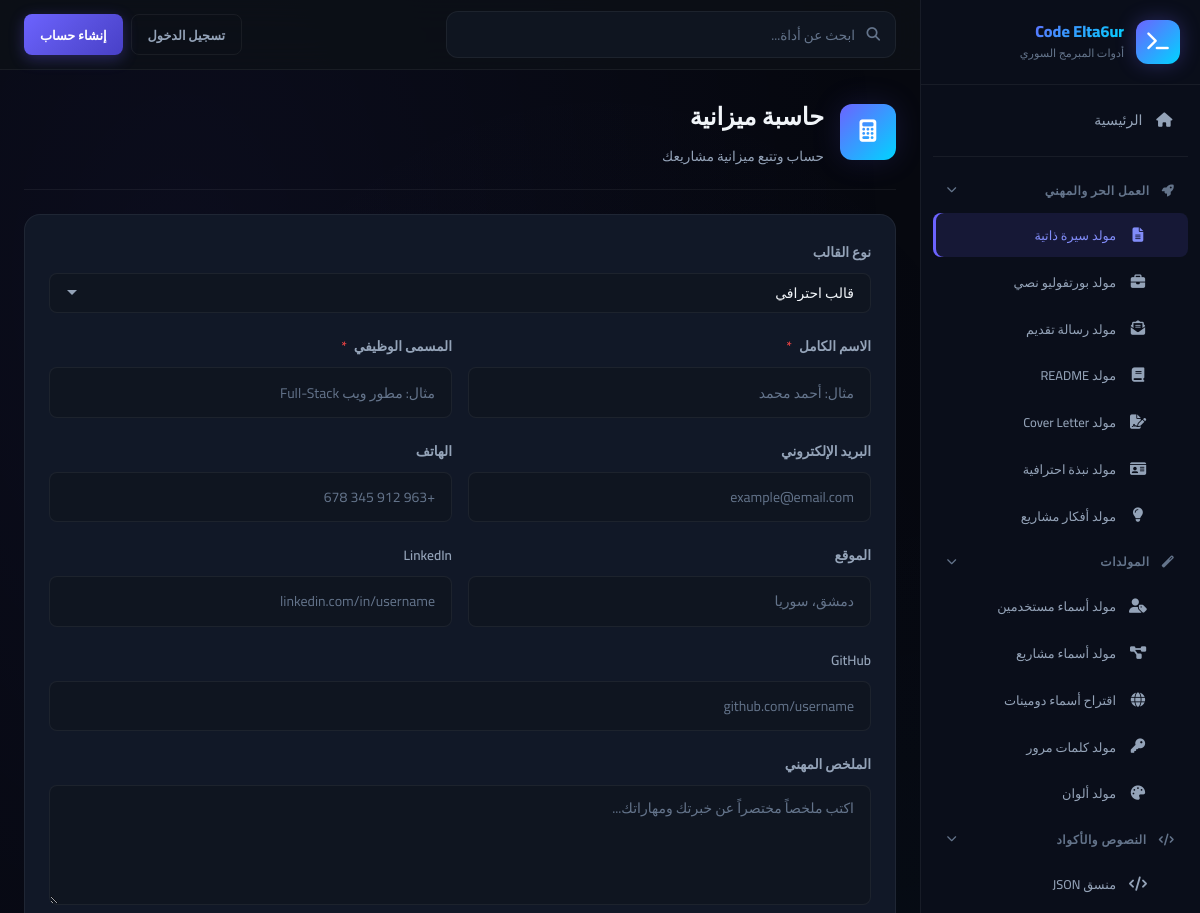
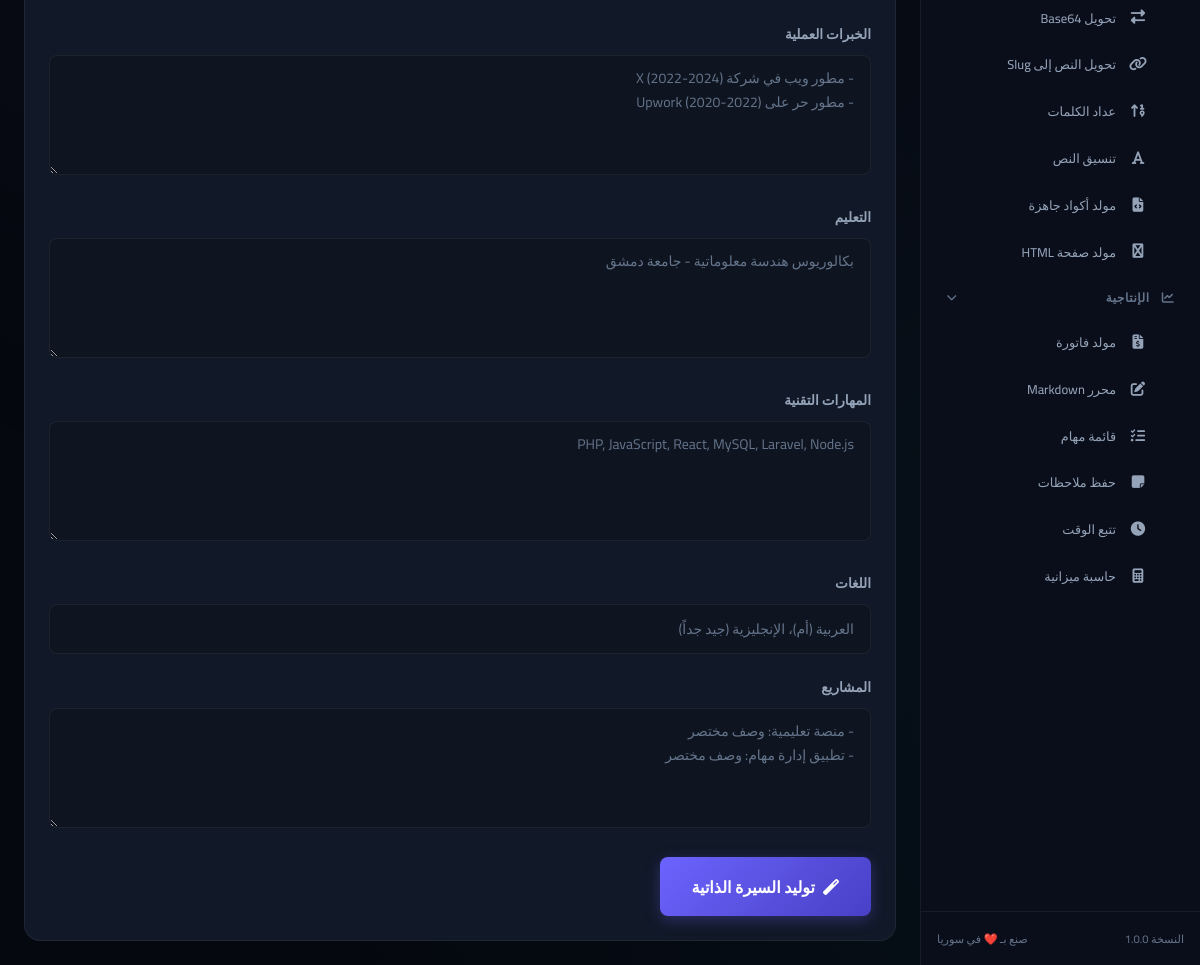
Screenshot of /tool.php?slug=cv-generator with the database file from the repository (2 pictures, top to bottom).
### tables this page shows
CREATE TABLE IF NOT EXISTS `tools` (
    `id` INT UNSIGNED AUTO_INCREMENT PRIMARY KEY,
    `name` VARCHAR(100) NOT NULL,
    `slug` VARCHAR(100) NOT NULL UNIQUE,
    `description` TEXT DEFAULT NULL,
    `icon` VARCHAR(50) DEFAULT 'fa-wrench',
    `category` VARCHAR(50) DEFAULT 'general',
    `status` TINYINT(1) DEFAULT 1,
    `sort_order` INT DEFAULT 0,
    `usage_count` INT UNSIGNED DEFAULT 0,
    `created_at` TIMESTAMP DEFAULT CURRENT_TIMESTAMP,
    INDEX `idx_slug` (`slug`),
    INDEX `idx_category` (`category`),
    INDEX `idx_status` (`status`)
);

### tool.php (called while the page is built, shortened)
<?php
$slug = sanitize($_GET['slug'] ?? '');
$tool = getToolBySlug($slug);
$toolFile = __DIR__ . '/tools/' . $slug . '.php';
$currentTool = $slug;
include $toolFile;

### includes/functions.php (called while the page is built, shortened)
<?php
function sanitize($input) {
    return htmlspecialchars(strip_tags(trim($input)), ENT_QUOTES, 'UTF-8');
}
function getAllTools($activeOnly = true) {
    $db = getDB();
    $sql = "SELECT * FROM tools";
    if ($activeOnly) {
        $sql .= " WHERE status = 1";
    }
    $sql .= " ORDER BY sort_order ASC";
    return $db->query($sql)->fetchAll();
}
function getToolBySlug($slug) {
    $db = getDB();
    $stmt = $db->prepare("SELECT * FROM tools WHERE slug = ? AND status = 1");
    $stmt->execute([$slug]);
    return $stmt->fetch();
}
function getTemplates($toolSlug, $type = null) {
    $db = getDB();
    $sql = "SELECT * FROM templates WHERE tool_slug = ?";
    $params = [$toolSlug];
    $stmt = $db->prepare($sql);
    $stmt->execute($params);
    return $stmt->fetchAll();
}

### includes/auth.php (called while the page is built, shortened)
<?php
function isLoggedIn() {
    return isset($_SESSION['logged_in']) && $_SESSION['logged_in'] === true;
}

### tools/cv-generator.php (the view, shortened to what this page needs)
<?php
$templates = getTemplates('cv-generator');
include __DIR__ . '/../includes/header.php';
?>
<div class="tool-page-header">
    <div class="tool-page-icon">
        <i class="fas <?= $tool['icon'] ?>"></i>
    </div>
    <div class="tool-page-info">
        <h1><?= sanitize($tool['name']) ?></h1>
        <p><?= sanitize($tool['description']) ?></p>
    </div>
</div>
<div class="card">
    <form method="POST" id="toolForm">
        <div class="form-group">
            <label class="form-label">نوع القالب</label>
            <select name="template" class="form-control">
                <?php foreach ($templates as $t): ?>
                <option value="<?= $t['type'] ?>"><?= sanitize($t['name']) ?></option>
                <?php endforeach; ?>
            </select>
        </div>
        <div class="form-row">
            <div class="form-group">
                <label class="form-label">الاسم الكامل <span class="required">*</span></label>
                <input type="text" name="name" class="form-control" placeholder="مثال: أحمد محمد" required>
            </div>
            <div class="form-group">
                <label class="form-label">المسمى الوظيفي <span class="required">*</span></label>
                <input type="text" name="title" class="form-control" placeholder="مثال: مطور ويب Full-Stack">
            </div>
        </div>
        <div class="form-row">
            <div class="form-group">
                <label class="form-label">البريد الإلكتروني</label>
                <input type="email" name="email" class="form-control" placeholder="example@email.com">
            </div>
            <div class="form-group">
                <label class="form-label">الهاتف</label>
                <input type="text" name="phone" class="form-control" placeholder="+963 912 345 678">
            </div>
        </div>
        <div class="form-row">
            <div class="form-group">
                <label class="form-label">الموقع</label>
                <input type="text" name="location" class="form-control" placeholder="دمشق، سوريا">
            </div>
            <div class="form-group">
                <label class="form-label">LinkedIn</label>
                <input type="text" name="linkedin" class="form-control" placeholder="linkedin.com/in/username">
            </div>
        </div>
        <div class="form-group">
            <label class="form-label">GitHub</label>
            <input type="text" name="github" class="form-control" placeholder="github.com/username">
        </div>
        <div class="form-group">
            <label class="form-label">الملخص المهني</label>
            <textarea name="summary" class="form-control" rows="3" placeholder="اكتب ملخصاً مختصراً عن خبرتك ومهاراتك..."></textarea>
        </div>
        <div class="form-group">
            <label class="form-label">الخبرات العملية</label>
            <textarea name="experience" class="form-control" rows="4" placeholder="- مطور ويب في شركة X (2022-2024)&#10;- مطور حر على Upwork (2020-2022)"></textarea>
        </div>
        <div class="form-group">
            <label class="form-label">التعليم</label>
            <textarea name="education" class="form-control" rows="2" placeholder="بكالوريوس هندسة معلوماتية - جامعة دمشق"></textarea>
        </div>
        <div class="form-group">
            <label class="form-label">المهارات التقنية</label>
            <textarea name="skills" class="form-control" rows="2" placeholder="PHP, JavaScript, React, MySQL, Laravel, Node.js"></textarea>
        </div>
        <div class="form-group">
            <label class="form-label">اللغات</label>
            <input type="text" name="languages" class="form-control" placeholder="العربية (أم)، الإنجليزية (جيد جداً)">
        </div>
        <div class="form-group">
            <label class="form-label">المشاريع</label>
            <textarea name="projects" class="form-control" rows="3" placeholder="- منصة تعليمية: وصف مختصر&#10;- تطبيق إدارة مهام: وصف مختصر"></textarea>
        </div>
        <button type="submit" class="btn btn-primary btn-lg">
            <i class="fas fa-magic"></i> توليد السيرة الذاتية
        </button>
    </form>
</div>
<?php include __DIR__ . '/../includes/footer.php'; ?>

### includes/header.php (shortened to what this page needs)
<?php
$currentPage = $currentPage ?? '';
?>
<!DOCTYPE html>
<html lang="ar" dir="rtl">
<head>
    <link rel="stylesheet" href="https://cdnjs.cloudflare.com/ajax/libs/font-awesome/6.5.0/css/all.min.css">
    <link rel="stylesheet" href="<?= BASE_URL ?>assets/css/style.css">
</head>
<body>
    <?php include __DIR__ . '/sidebar.php'; ?>
    <main class="main-content" id="mainContent">
        <header class="top-bar">
            <div class="top-bar-right">
                <div class="search-box">
                    <i class="fas fa-search"></i>
                    <input type="text" id="globalSearch" placeholder="ابحث عن أداة..." autocomplete="off">
                </div>
            </div>
            <div class="top-bar-left">
                <?php if (isLoggedIn()): ?>
                <div class="user-menu">
                    <button class="user-menu-btn" id="userMenuBtn">
                        <div class="user-avatar">
                            <?= mb_substr($_SESSION['user_name'], 0, 1) ?>
                        </div>
                        <span class="user-name"><?= sanitize($_SESSION['user_name']) ?></span>
                        <i class="fas fa-chevron-down"></i>
                    </button>
                    <div class="user-dropdown" id="userDropdown">
                        <a href="<?= BASE_URL ?>user/dashboard.php"><i class="fas fa-tachometer-alt"></i> لوحة التحكم</a>
                        <a href="<?= BASE_URL ?>user/profile.php"><i class="fas fa-user"></i> الملف الشخصي</a>
                        <a href="<?= BASE_URL ?>user/saved-outputs.php"><i class="fas fa-save"></i> النتائج المحفوظة</a>
                        <?php if (isAdmin()): ?>
                        <div class="dropdown-divider"></div>
                        <a href="<?= BASE_URL ?>admin/index.php"><i class="fas fa-shield-alt"></i> لوحة الأدمن</a>
                        <?php endif; ?>
                        <div class="dropdown-divider"></div>
                        <a href="<?= BASE_URL ?>auth/logout.php" class="logout-link"><i class="fas fa-sign-out-alt"></i> تسجيل الخروج</a>
                    </div>
                </div>
                <?php else: ?>
                <div class="auth-buttons">
                    <a href="<?= BASE_URL ?>auth/login.php" class="btn btn-ghost btn-sm">تسجيل الدخول</a>
                    <a href="<?= BASE_URL ?>auth/register.php" class="btn btn-primary btn-sm">إنشاء حساب</a>
                </div>
                <?php endif; ?>
            </div>
        </header>
        <div class="page-content">

### includes/sidebar.php (shortened to what this page needs)
<?php
$categories = [
    'career' => ['name' => 'العمل الحر والمهني', 'icon' => 'fa-rocket'],
    'generators' => ['name' => 'المولدات', 'icon' => 'fa-magic'],
    'text' => ['name' => 'النصوص والأكواد', 'icon' => 'fa-code'],
    'productivity' => ['name' => 'الإنتاجية', 'icon' => 'fa-chart-line']
];
try {
    $allTools = getAllTools();
    $toolsByCategory = [];
    foreach ($allTools as $tool) {
        $toolsByCategory[$tool['category']][] = $tool;
    }
} catch (Exception $e) {
    $toolsByCategory = [];
}
?>
<aside class="sidebar" id="sidebar">
    <div class="sidebar-header">
        <a href="<?= BASE_URL ?>" class="sidebar-logo">
            <div class="logo-icon">
                <i class="fas fa-terminal"></i>
            </div>
            <div class="logo-text">
                <span class="logo-title">Code Elta6ur</span>
                <span class="logo-subtitle">أدوات المبرمج السوري</span>
            </div>
        </a>
    </div>
    <nav class="sidebar-nav">
        <a href="<?= BASE_URL ?>" class="nav-item <?= $currentPage === 'home' ? 'active' : '' ?>">
            <i class="fas fa-home"></i>
            <span>الرئيسية</span>
        </a>
        <div class="nav-divider"></div>
        <?php foreach ($categories as $catKey => $catInfo): ?>
        <div class="nav-group">
            <div class="nav-group-title">
                <i class="fas <?= $catInfo['icon'] ?>"></i>
                <span><?= $catInfo['name'] ?></span>
                <i class="fas fa-chevron-down nav-group-arrow"></i>
            </div>
            <div class="nav-group-items">
                <?php if (isset($toolsByCategory[$catKey])): ?>
                <?php foreach ($toolsByCategory[$catKey] as $tool): ?>
                <a href="<?= BASE_URL ?>tool.php?slug=<?= $tool['slug'] ?>"
                   class="nav-item nav-sub-item <?= (isset($currentTool) && $currentTool === $tool['slug']) ? 'active' : '' ?>">
                    <i class="fas <?= $tool['icon'] ?>"></i>
                    <span><?= sanitize($tool['name']) ?></span>
                </a>
                <?php endforeach; ?>
                <?php endif; ?>
            </div>
        </div>
        <?php endforeach; ?>
    </nav>
    <div class="sidebar-footer">
        <div class="sidebar-footer-text">
            <span>النسخة <?= APP_VERSION ?></span>
            <span>صنع بـ ❤️ في سوريا</span>
        </div>
    </div>
</aside>

### includes/footer.php (shortened to what this page needs)
        </div>
    </main>
</body>
</html>

### rows the page displays
tools: name "مولد سيرة ذاتية"
tools: name "مولد بورتفوليو نصي"
tools: name "مولد رسالة تقديم"
tools: name "مولد README"
tools: name "مولد Cover Letter"
tools: name "مولد نبذة احترافية"
tools: name "مولد أفكار مشاريع"
tools: name "مولد أسماء مستخدمين"
tools: name "مولد أسماء مشاريع"
tools: name "اقتراح أسماء دومينات"
tools: name "مولد كلمات مرور"
tools: name "مولد ألوان"
tools: name "منسق JSON"
tools: name "تحويل Base64"
tools: name "تحويل النص إلى Slug"
tools: name "عداد الكلمات"
tools: name "تنسيق النص"
tools: name "مولد أكواد جاهزة"
tools: name "مولد صفحة HTML"
tools: name "مولد فاتورة"
tools: name "محرر Markdown"
tools: name "قائمة مهام"
tools: name "حفظ ملاحظات"
tools: name "تتبع الوقت"
tools: name "حاسبة ميزانية", description "حساب وتتبع ميزانية مشاريعك"

### other values shown
$catInfo['name'] "العمل الحر والمهني"
$catInfo['name'] "المولدات"
$catInfo['name'] "النصوص والأكواد"
$catInfo['name'] "الإنتاجية"
APP_VERSION "1.0.0"
form field template "قالب احترافي"
